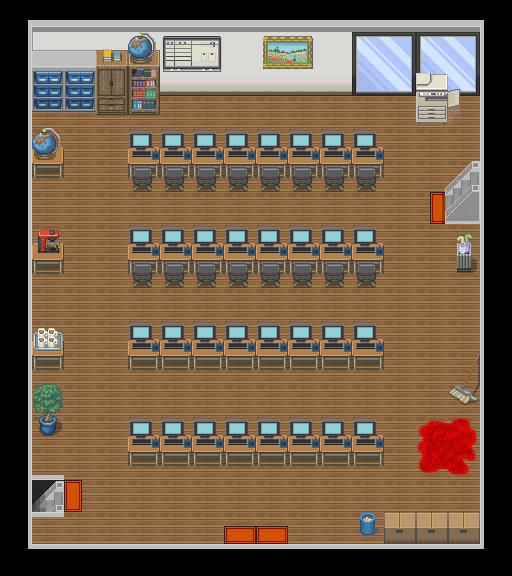

This game map was drawn from its Tiled (.tmx) file and the tilesets committed beside it. A one-line description and the trimmed map source follow:
An orthogonal 16x18 tile map with 32x32 px tiles, 6 tile layers (Layer 1, Layer 2, Doors, Layer 3, ...), 2 hidden layers not drawn, 2 tilesets and 8 objects (4x Exit, 4x Entry).

<map version="1.0" orientation="orthogonal" renderorder="left-down" width="16" height="18" tilewidth="32" tileheight="32" nextobjectid="12">
 <properties>
  <property name="hasSecretDoor" type="bool" value="true" />
  <property name="id" type="int" value="6" />
  <property name="name" value="Computer Room" />
 </properties>
 <tileset firstgid="1" name="tileset2" tilewidth="32" tileheight="32" tilecount="459" columns="17">
  <image source="tileset2.png" width="544" height="864" />
 </tileset>
 <tileset firstgid="460" name="meta" tilewidth="32" tileheight="32" spacing="1" tilecount="3" columns="3">
  <image source="metaTile.png" width="98" height="32" />
  <tile id="0">
   <properties>
    <property name="collidable" type="bool" value="true" />
   </properties>
  </tile>
  <tile id="1">
   <properties>
    <property name="hidingSpot" type="bool" value="true" />
   </properties>
  </tile>
 </tileset>
 <layer name="Layer 1" width="16" height="18">
  <data>[288 cells, 288 non-empty, 14 distinct tile ids]</data>
 </layer>
 <layer name="Layer 2" width="16" height="18">
  <data>[288 cells, 100 non-empty, 29 distinct tile ids]</data>
 </layer>
 <layer name="Doors" width="16" height="18">
  <data>[288 cells, 9 non-empty, 8 distinct tile ids]</data>
 </layer>
 <layer name="Layer 3" width="16" height="18">
  <data>[288 cells, 57 non-empty, 8 distinct tile ids]</data>
 </layer>
 <layer name="Blood" width="16" height="18">
  <data>[288 cells, 4 non-empty, 4 distinct tile ids]</data>
 </layer>
 <layer name="Over Player" width="16" height="18">
  <properties>
   <property name="walkable" type="bool" value="false" />
  </properties>
  <data>[288 cells, 2 non-empty, 2 distinct tile ids]</data>
 </layer>
 <layer name="Collision" width="16" height="18" visible="0">
  <data>[288 cells, 157 non-empty, 1 distinct tile ids]</data>
 </layer>
 <layer name="HidingSpot" width="16" height="18" visible="0">
  <data>[288 cells, 3 non-empty, 1 distinct tile ids]</data>
 </layer>
 <objectgroup name="SecretDoor">
  <object id="10" name="toSecretRoom" type="Exit" x="128" y="64" width="32" height="32">
   <properties>
    <property name="connectedRoomId" type="int" value="10" />
    <property name="direction" value="NORTH" />
   </properties>
  </object>
  <object id="11" name="fromSecretRoom" type="Entry" x="128" y="96" width="32" height="32">
   <properties>
    <property name="connectedRoomId" type="int" value="10" />
    <property name="direction" value="SOUTH" />
   </properties>
  </object>
 </objectgroup>
 <objectgroup name="Transition">
  <object id="1" name="toMainFoyer" type="Exit" x="32" y="480" width="32" height="32">
   <properties>
    <property name="connectedRoomId" type="int" value="0" />
    <property name="direction" value="WEST" />
   </properties>
  </object>
  <object id="2" name="toRCH/037" type="Exit" x="224" y="544" width="64" height="32">
   <properties>
    <property name="connectedRoomId" type="int" value="1" />
    <property name="direction" value="SOUTH" />
   </properties>
  </object>
  <object id="3" name="toLakeHouse" type="Exit" x="448" y="192" width="32" height="32">
   <properties>
    <property name="connectedRoomId" type="int" value="7" />
    <property name="direction" value="EAST" />
   </properties>
  </object>
  <object id="4" name="fromMainFoyer" type="Entry" x="64" y="480" width="32" height="32">
   <properties>
    <property name="connectedRoomId" type="int" value="0" />
    <property name="direction" value="EAST" />
   </properties>
  </object>
  <object id="7" name="fromRCH/037" type="Entry" x="224" y="512" width="64" height="32">
   <properties>
    <property name="connectedRoomId" type="int" value="1" />
    <property name="direction" value="NORTH" />
   </properties>
  </object>
  <object id="9" name="fromLakeHouse" type="Entry" x="416" y="192" width="32" height="32">
   <properties>
    <property name="connectedRoomId" type="int" value="7" />
    <property name="direction" value="WEST" />
   </properties>
  </object>
 </objectgroup>
</map>
